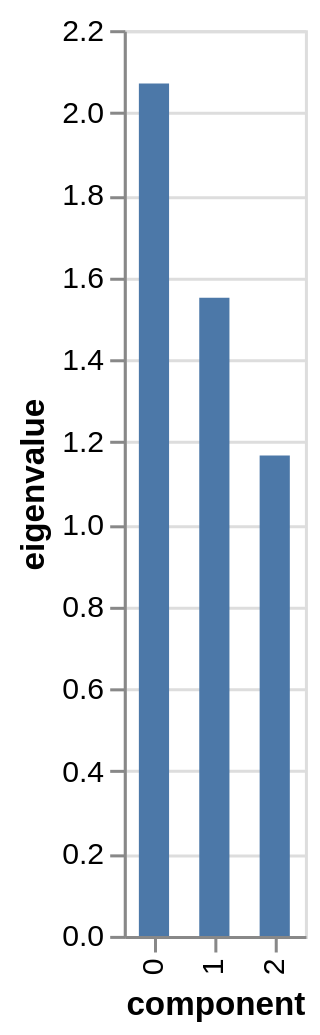

Write notebook code for a chart like this one.
### Code cell
# Inertia by each axis
display(pca.eigenvalues_summary)
pca.scree_plot()

### Figure 1 — Vega-Lite specification as saved in the notebook (floating-point values rounded to 4 significant figures)
{"config": {"view": {"continuousWidth": 300, "continuousHeight": 300}}, "data": {"name": "data-7ab9f1ecb1ede50dc202820ecfe8943d"}, "mark": {"type": "bar", "size": 10}, "encoding": {"tooltip": [{"field": "component", "type": "nominal"}, {"field": "eigenvalue", "type": "quantitative"}, {"field": "% of variance", "type": "quantitative"}, {"field": "% of variance (cumulative)", "type": "quantitative"}], "x": {"field": "component", "sort": ["0", "1", "2"], "type": "nominal"}, "y": {"field": "eigenvalue", "type": "quantitative"}}, "$schema": "https://vega.github.io/schema/vega-lite/v6.1.0.json", "datasets": {"data-7ab9f1ecb1ede50dc202820ecfe8943d": [{"component": "0", "eigenvalue": 2.071, "% of variance": 18.82, "% of variance (cumulative)": 18.82}, {"component": "1", "eigenvalue": 1.55, "% of variance": 14.09, "% of variance (cumulative)": 32.92}, {"component": "2", "eigenvalue": 1.167, "% of variance": 10.61, "% of variance (cumulative)": 43.52}]}}
